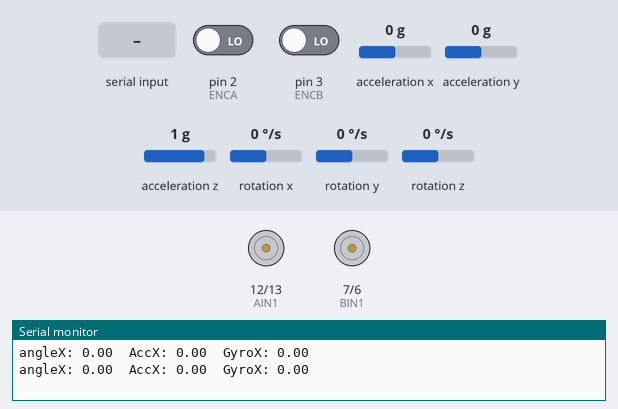
The sketch below on a simulated Arduino Uno, built with avr-gcc and run on an emulated ATmega328P. Parts: motor-driver pin pairs drawn as motors (green arrow = first pin HIGH = forward, orange = second pin HIGH = backward, longer = more drive, scaled by the enable pin), the last lines printed to the serial monitor. The test bench sets the inputs (shaded band); at power-on: acceleration y 0 g, acceleration z 1 g, pin 2 (ENCA) LOW, pin 3 (ENCB) LOW, acceleration x 0 g, rotation x 0 °/s, rotation y 0 °/s, rotation z 0 °/s.

Above: at 4.2 s.
4.3 s: "1" received over the second serial link
At 5.0 s:
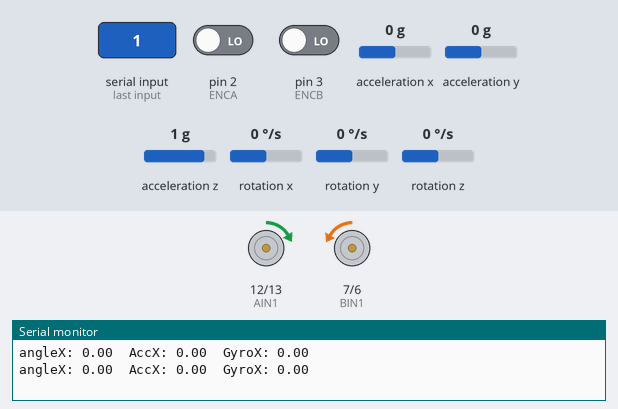
7.3 s: acceleration y set to -0.8 g
8.8 s: acceleration y set to 0.1 g
At 11.6 s:
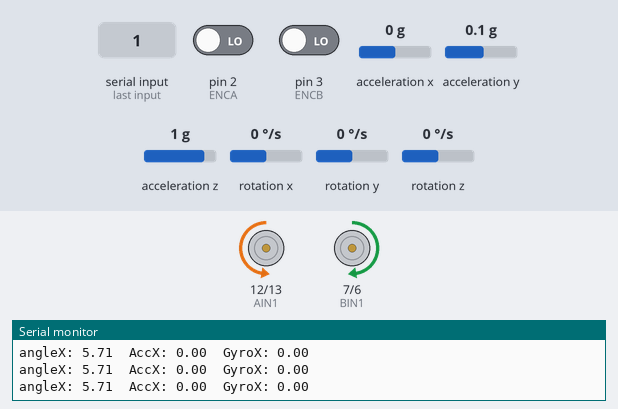
11.8 s: acceleration z set to -0.8 g
At 12.1 s:
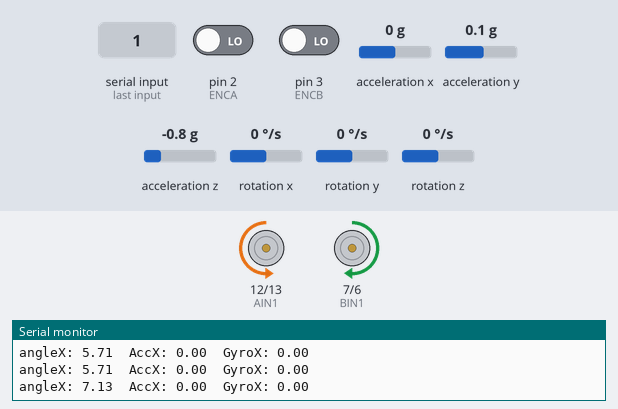
13.3 s: acceleration z set to 0.1 g
At 14.4 s:
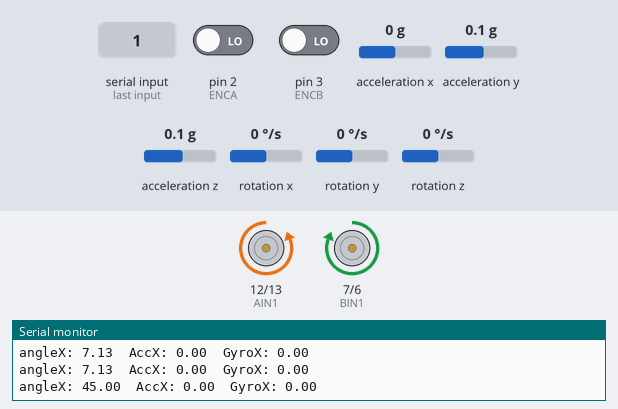
14.8 s: acceleration z set to 0.8 g
At 15.4 s:
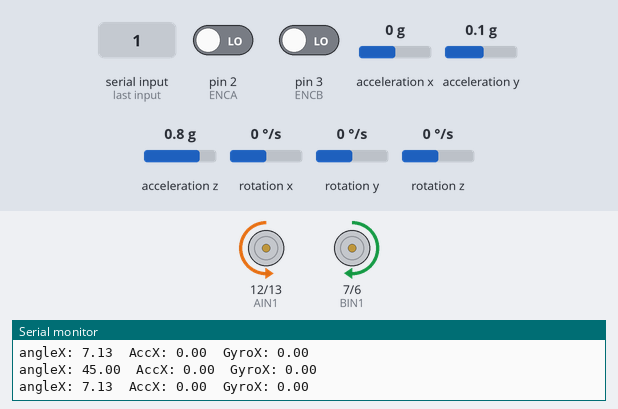
Timing chart, 0 to 17.3 s (numbered marks = the images above; inputs shaded):
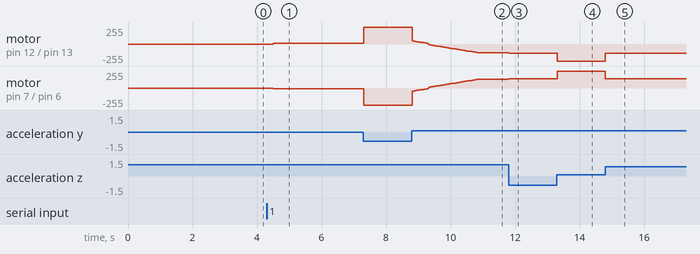

The sketch:

main.ino
```cpp
#include "Config.h"
#include "Motor.h"
#include "Encoder.h"
#include "Imu.h"
#include "Bt.h"
#include "Ultrasonic.h"
#include "PID.h"

// ===== definitions for extern =====
int PWM = 0;
int SCA = Start_PWMA;
int SCB = Start_PWMB;
unsigned long lastSend = 0;

void setup() {
  // put your setup code here, to run once:
  Serial.begin(9600);
  Encoder_init();
  Motor_Init();
  init_mpu();
  ultra_init();
  btBegin();
}

void loop() {
  //keyboard control speed

  // serial_Debug();
  Wheel_drive(PWM, SCA, SCB);

  //get and print speed value
  // float rpmA, rpmB;
  // if (encoderSampleRPM(rpmA, rpmB)) {
  //   Serial.print("SpeedA: "); Serial.print(rpmA); Serial.print(" RPM, ");
  //   Serial.print("SpeedB: "); Serial.print(rpmB); Serial.println(" RPM");
  // }

  //print mpu6050 value
  imuPollAndPrint();
  float AngleX, AccX, GyX;
  get_dataX(AngleX, AccX, GyX);

  // //print ultrasonic value
  // float dist = GetDistance();
  // if (dist > 0) {
  //   Serial.print("Distance: ");
  //   Serial.print(dist);
  //   Serial.println(" cm");
  // } else {
  //   Serial.println("No echo");
  // }
  //PID
  PWM = PID_PWMcount();
  Bluetooth_Debug();

  if (millis() - lastSend > 500) {
        lastSend = millis();
        sendTelemetry();
    }
}
```

Bt.cpp
```cpp
#include "Bt.h"
#include <SoftwareSerial.h>

static SoftwareSerial BT(BT_RX, BT_TX);   // RX, TX

void btBegin() {
    BT.begin(9600);
}

bool btAvailable() {
    return BT.available();
}

char btRead() {
    return BT.read();
}

void btWrite(char c) {
    BT.write(c);
}

void btWriteString(const char* s) {
    BT.print(s);
}

void btWriteFloat(float f) {
    BT.print(f);
}
```

Bt.h
```cpp
#pragma once
#include "Config.h"

void btBegin();
bool btAvailable();
char btRead(); // read a bit
void btWrite(char c); // Send a bit
void btWriteString(const char* s);
void btWriteFloat(float f);
```

Encoder.cpp
```cpp
#include "Encoder.h"
#include <Arduino.h>

// volatile 供中断修改
static volatile long pulse_countA = 0;
static volatile long pulse_countB = 0;

static unsigned long lastTimeMs = 0;

void Encoder_init(){
  pinMode(ENCA, INPUT);
  pinMode(ENCB, INPUT);
  pinMode(PMA, INPUT);
  pinMode(PMB, INPUT);
  attachInterrupt(digitalPinToInterrupt(ENCA), readEncoderA, RISING);
  attachInterrupt(digitalPinToInterrupt(ENCB), readEncoderB, RISING);
}

void readEncoderA() {
  int a = digitalRead(ENCA);
  int b = digitalRead(PMA);
  if (a == b) pulse_countA++;   // forward
  else pulse_countA--;         //backward
}

void readEncoderB() {
  int a = digitalRead(ENCB);
  int b = digitalRead(PMB);
  if (a == b) pulse_countB++;   // forward
  else pulse_countB--;         //backward
}

/*void Encoder_Get(){
  if (millis() - lastTime >= 1000) {
    noInterrupts();
    long countA = pulse_countA;
    long countB = pulse_countB;
    pulse_countA = 0;
    pulse_countB = 0;
    interrupts();

    rpmA = ((float)countA / (pulses_per_rev * gear_ratio)) * 280;
    rpmB = ((float)countB / (pulses_per_rev * gear_ratio)) * 280;
    Serial.print("SpeedA: ");
    Serial.print(rpmA);
    Serial.println(" RPM");
    lastTime = millis();
  }
}*/

bool encoderSampleRPM(float& rpmA, float& rpmB) {
  if (millis() - lastTimeMs < 10) return false;

  noInterrupts();
  long countA = pulse_countA;
  long countB = pulse_countB;
  pulse_countA = 0;
  pulse_countB = 0;
  interrupts();

  const float ticks_per_rev = pulses_per_rev * gear_ratio; // 输出轴一圈脉冲数
  float dt = (millis() - lastTimeMs) / 1000.0;
  rpmA = -(countA / ticks_per_rev) / dt * 60.0;
  rpmB = (countB / ticks_per_rev) / dt * 60.0;


  lastTimeMs = millis();
  return true;
}
```

Encoder.h
```cpp
#pragma once
#include "Config.h"

void Encoder_init();

bool encoderSampleRPM(float& rpmA, float& rpmB);

void readEncoderA();
void readEncoderB();
```

Imu.cpp
```cpp
#include "Imu.h"
#include <Wire.h>
#include <MPU6050_tockn.h>

static MPU6050 mpu(Wire);
static uint32_t lastPrintMs = 0;

void init_mpu(){
  Wire.begin();
  mpu.begin();
  mpu.calcGyroOffsets(-1.21, 0.74, 0.21);//need tuning
}

void get_angle(float &x, float &y, float &z){
  mpu.update();
  x=mpu.getAngleX();
  y=mpu.getAngleY();
  z=mpu.getAngleZ();
}

void get_acc(float &x, float &y, float &z){
  mpu.update();
  x=mpu.getAccX();
  y=mpu.getAccY();
  z=mpu.getAccZ();
}

void get_gyro(float &x, float &y, float &z){
  mpu.update();
  x=mpu.getGyroX();
  y=mpu.getGyroY();
  z=mpu.getGyroZ();
}

void get_dataX(float &Ang_x, float &Acc_x, float &Gyro_x){
  mpu.update();
  Ang_x=mpu.getAngleX();
  Acc_x=mpu.getAccX();
  Gyro_x=mpu.getGyroX();
}

bool imuPollAndPrint() {
  mpu.update();
  uint32_t now = millis();
  if (now - lastPrintMs < 1000) return false;

  lastPrintMs = now;
  Serial.print("angleX: "); Serial.print(mpu.getAngleX());
  Serial.print("  AccX: ");  Serial.print(mpu.getAccX());
  Serial.print("  GyroX: "); Serial.println(mpu.getGyroX());
  return true;
}
```

Imu.h
```cpp
#pragma once
#include "Config.h"

void init_mpu();
void get_angle(float &x, float &y, float &z);
void get_acc(float &x, float &y, float &z);
void get_gyro(float &x, float &y, float &z);
void get_dataX(float &Ang_x, float &Acc_x, float &Gyro_x);
bool imuPollAndPrint();
```

Motor.cpp
```cpp
#include "Motor.h"
#include <Arduino.h>

void Motor_Init(){
  pinMode(AIN1, OUTPUT);
  pinMode(AIN2, OUTPUT);
  pinMode(BIN1, OUTPUT);
  pinMode(BIN2, OUTPUT);
  pinMode(PWMA, OUTPUT);
  pinMode(PWMB, OUTPUT);

}

void serial_Debug(){
  while(Serial.available()){
    char Receive_Char = Serial.read();//use keyboard to test
    switch(Receive_Char){
      case '1' : PWM++; break;
      case '2' : PWM--; break;
      case '0' : PWM = 0; break;
      case '3' : PWM = 245; break;
      case '4' : PWM = -245; break;
    }
  }
  // Serial.print("PWM:"); Serial.println(PWM);
}

static void MOTOR_logic(int P1, int P2, int PWM_pin, int pwmx, int SC){
  pwmx = constrain(pwmx, (-255+SC), (255-SC)); //set limit

  if (pwmx == 0){
    digitalWrite(P1, HIGH);
    digitalWrite(P2, HIGH);
    analogWrite(PWM_pin, 0);
  }

  if (pwmx > 0){ //forward rotation
    digitalWrite(P1, LOW);
    digitalWrite(P2, HIGH);
    analogWrite(PWM_pin, pwmx+SC);
  }

   if (pwmx < 0){ //backward rotation
    digitalWrite(P1, HIGH);
    digitalWrite(P2, LOW);
    analogWrite(PWM_pin, -(pwmx-SC));
  }
}

void Wheel_drive(int pwm, int SCA, int SCB){
  MOTOR_logic(AIN1, AIN2, PWMA, pwm, SCA);
  // MOTOR_logic(BIN1, BIN2, PWMB, -pwm);//two wheels are opposite, use negative value here
  MOTOR_logic(BIN1, BIN2, PWMB, -pwm, SCB);
}
```

Motor.h
```cpp
#pragma once
#include "Config.h"

void Motor_Init();
void serial_Debug();
void Wheel_drive(int pwm, int SCA, int SCB);
```

PID.cpp
```cpp
#include "PID.h"
#include "Imu.h"
#include "Bt.h"
#include <math.h>         // fabsf
#include "Encoder.h"

// static float Balance_Angle = 0;
static float Kp_angle = 7, Ki_angle = 0.1, Kd_angle = 0.15;//kp:7, kd:0.6
static float Kp_speed = 0.2, Ki_speed = 0.01;
static float AngleX, AccX, GyX;
static float Balance_Angle = 0.0, ANG_intg = 0.0;
static float speed_integral = 0;
int16_t ANG_PWM;
static float car_speed = 0;
static float car_rpm = 0;

int16_t PID_PWMcount(){
    //get value from mpu6050
    get_dataX(AngleX, AccX, GyX);
    //get value from encoder
    float rpmA, rpmB;
    encoderSampleRPM(rpmA, rpmB);
    car_rpm = (rpmA + rpmB) * 0.5;

    //speed pid ---------------------------------------------------------
    // car_rpm = (rpmA + rpmB) * 0.5;//average speed
    // car_speed = car_speed * 0.7 + car_rpm * 0.3;//filter

    // float speed_error = 0 - car_speed;
    // speed_integral += speed_error;
    // speed_integral = constrain(speed_integral, -300, 300);
    // //target angle from speed pid
    // float angle_target = Kp_speed * speed_error + Ki_speed * speed_integral;
    //-------------------------------------------------------------------
    //blanced pid------------------------------------------------
    float erro = AngleX - Balance_Angle; //count error
    ANG_intg += erro; //accumulate error
    ANG_intg = constrain(ANG_intg, -800, 800);

    ANG_PWM = Kp_angle*erro + Ki_angle*ANG_intg + Kd_angle*GyX;

    if (fabsf(AngleX) > 45){
        ANG_PWM = 0;
        erro  = 0.0;
        return ANG_PWM;
    }
    if (ANG_PWM > 255){
        ANG_PWM = 255;
    }
    if (ANG_PWM<-255){
        ANG_PWM = -255;
    }
    return ANG_PWM;
}

void Bluetooth_Debug(){
    while (btAvailable()){
        char Receive = btRead();
        // Serial.println(Balance_Angle);
        // Serial.println(Receive);
        switch (Receive){
            case '1': Balance_Angle += 0.1;break;
            case '2': Balance_Angle -= 0.1;break;
            case '3':Kp_angle += 0.5 ;break;
            case '4':Kp_angle -= 0.5 ;break;
            case '5':Ki_angle += 0.05 ;break;
            case '6':Ki_angle -= 0.05 ;break;
            case '7': Kd_angle += 0.05;break;
            case '8': Kd_angle -= 0.05;break;
            case '9': sendTelemetry();break;
        }

    }
}

void sendTelemetry() {
    // send datat to app
    btWriteString("ANGLE:");
    btWriteFloat(AngleX);

    btWriteString(";SPEED:");
   btWriteFloat(car_rpm);

    btWriteString(";KP:");
    btWriteFloat(Kp_angle);

    btWriteString(";KI:");
    btWriteFloat(Ki_angle);

    btWriteString(";KD:");
    btWriteFloat(Kd_angle);

    btWriteString(";BalAng:");
    btWriteFloat(Balance_Angle);

    btWriteString(";\n");
}
```

PID.h
```cpp
#pragma once
#include "Config.h"

int16_t PID_PWMcount();
// void get_datax(float &angX, float &accX, float &gyroX);
void Bluetooth_Debug();
void sendTelemetry();
```

Ultrasonic.cpp
```cpp
#include "Ultrasonic.h"

void ultra_init() {
    pinMode(Trig, OUTPUT);
    pinMode(Echo, INPUT);
}

float GetDistance() {
    // trigger 10µs
    digitalWrite(Trig, LOW);
    delayMicroseconds(2);
    digitalWrite(Trig, HIGH);
    delayMicroseconds(10);
    digitalWrite(Trig, LOW);

    // read
    long duration = pulseIn(Echo, HIGH, 30000);   // 30ms overtime

    if (duration == 0) {
        return -1.0; // overtime
    }

    float distance_cm = duration * 0.034f / 2.0f;
    return distance_cm;
}
```

Ultrasonic.h
```cpp
#pragma once
#include "Config.h"

void ultra_init();
float GetDistance();
```

Config.h
```cpp
#pragma once
#include <Arduino.h>

// ===== Pins =====
#define AIN1 12
#define AIN2 13
#define BIN1 7
#define BIN2 6
#define PWMA 11
#define PWMB 10
#define ENCA 2         // encoder A channel
#define ENCB 3         // encoder B channel
#define PMA  A0        // phase B for motor A
#define PMB  A1        // phase B for motor B
// #define SDA_Pin
// #define SCL_Pin
#define Trig 9
#define Echo 8
#define BT_RX 4   // HC-05 TX --> Arduino pin 4
#define BT_TX 5   // HC-05 RX --> Arduino pin 5

// ===== Values =====
#define Start_PWMA 9   // start compensation A
#define Start_PWMB 10  // start compensation B

// ===== Encoder constants =====
const int   pulses_per_rev = 11;     // per motor shaft
const float gear_ratio     = 20; //89.6/4.667;  // gearbox ratio

// ===== Shared variables (defined in main.ino) =====
extern int PWM;
extern int SCA;
extern int SCB;
```

Measured:
- after the input at 8.8 s, motor on pin 12 (AIN1) / pin 13 (AIN2): moves from forward 255/255 to backward 128/255 over 2.0 s, starting at once; motor on pin 7 (BIN1) / pin 6 (BIN2): moves from backward 255/255 to forward 129/255 over 2.0 s, starting at once
- after the input at 11.8 s, motor on pin 12 (AIN1) / pin 13 (AIN2): backward 128/255 → backward 138/255 at once; motor on pin 7 (BIN1) / pin 6 (BIN2): forward 129/255 → forward 139/255 at once
- after the input at 13.3 s, motor on pin 12 (AIN1) / pin 13 (AIN2): backward 138/255 → backward 255/255 at once; motor on pin 7 (BIN1) / pin 6 (BIN2): forward 139/255 → forward 255/255 at once
- after the input at 14.8 s, motor on pin 12 (AIN1) / pin 13 (AIN2): backward 255/255 → backward 138/255 at once; motor on pin 7 (BIN1) / pin 6 (BIN2): forward 255/255 → forward 139/255 at once
